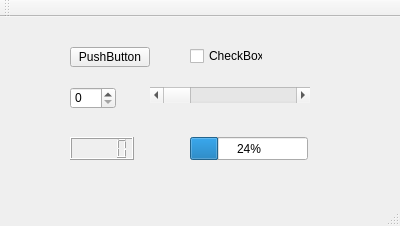
<?xml version="1.0" encoding="UTF-8"?>
<ui version="4.0">
 <class>MainWindow</class>
 <widget class="QMainWindow" name="MainWindow">
  <property name="geometry">
   <rect>
    <x>0</x>
    <y>0</y>
    <width>400</width>
    <height>226</height>
   </rect>
  </property>
  <property name="windowTitle">
   <string>MainWindow</string>
  </property>
  <widget class="QWidget" name="centralWidget">
   <widget class="QPushButton" name="pushButton">
    <property name="geometry">
     <rect>
      <x>70</x>
      <y>30</y>
      <width>80</width>
      <height>20</height>
     </rect>
    </property>
    <property name="text">
     <string>PushButton</string>
    </property>
   </widget>
   <widget class="QCheckBox" name="checkBox">
    <property name="geometry">
     <rect>
      <x>190</x>
      <y>30</y>
      <width>73</width>
      <height>18</height>
     </rect>
    </property>
    <property name="text">
     <string>CheckBox</string>
    </property>
   </widget>
   <widget class="QSpinBox" name="spinBox">
    <property name="geometry">
     <rect>
      <x>70</x>
      <y>70</y>
      <width>46</width>
      <height>22</height>
     </rect>
    </property>
   </widget>
   <widget class="QScrollBar" name="horizontalScrollBar">
    <property name="geometry">
     <rect>
      <x>150</x>
      <y>70</y>
      <width>160</width>
      <height>16</height>
     </rect>
    </property>
    <property name="orientation">
     <enum>Qt::Horizontal</enum>
    </property>
   </widget>
   <widget class="QLCDNumber" name="lcdNumber">
    <property name="geometry">
     <rect>
      <x>70</x>
      <y>120</y>
      <width>64</width>
      <height>23</height>
     </rect>
    </property>
   </widget>
   <widget class="QProgressBar" name="progressBar">
    <property name="geometry">
     <rect>
      <x>190</x>
      <y>120</y>
      <width>118</width>
      <height>23</height>
     </rect>
    </property>
    <property name="value">
     <number>24</number>
    </property>
   </widget>
  </widget>
  <widget class="QMenuBar" name="menuBar">
   <property name="geometry">
    <rect>
     <x>0</x>
     <y>0</y>
     <width>400</width>
     <height>17</height>
    </rect>
   </property>
  </widget>
  <widget class="QToolBar" name="mainToolBar">
   <attribute name="toolBarArea">
    <enum>TopToolBarArea</enum>
   </attribute>
   <attribute name="toolBarBreak">
    <bool>false</bool>
   </attribute>
  </widget>
  <widget class="QStatusBar" name="statusBar"/>
 </widget>
 <layoutdefault spacing="6" margin="11"/>
 <resources/>
 <connections/>
</ui>
